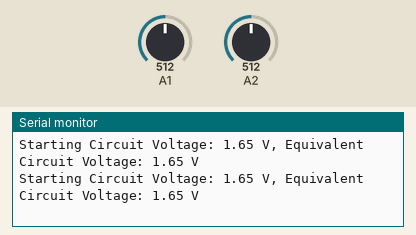
Recording of a sketch running on a simulated Arduino Uno, built with avr-gcc and run on an emulated ATmega328P. Parts: the last lines printed to the serial monitor. The test bench sets the inputs (shaded band); at power-on: A1 = 512, A2 = 512.

Above: at 1.2 s.
1.3 s: A1 set to 716
At 1.9 s:
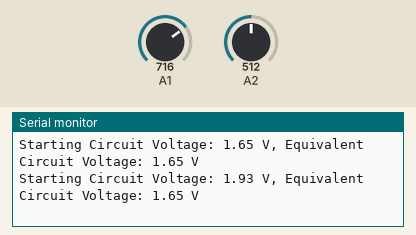
2.8 s: A2 set to 716
At 2.81 s:
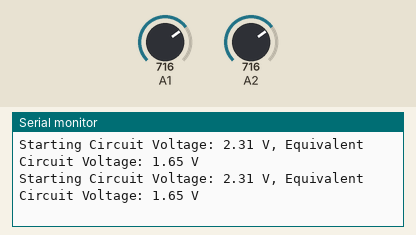
4.3 s: A1 set to 900
At 4.31 s:
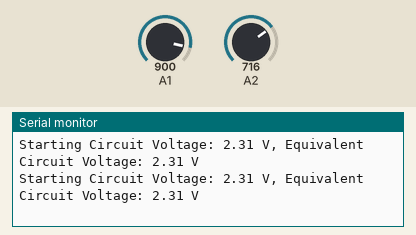
5.8 s: A2 set to 900
At 5.81 s:
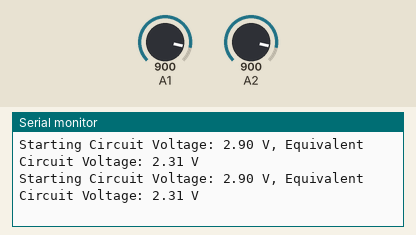
Timing chart, 0 to 8.3 s (numbered marks = the images above; inputs shaded):
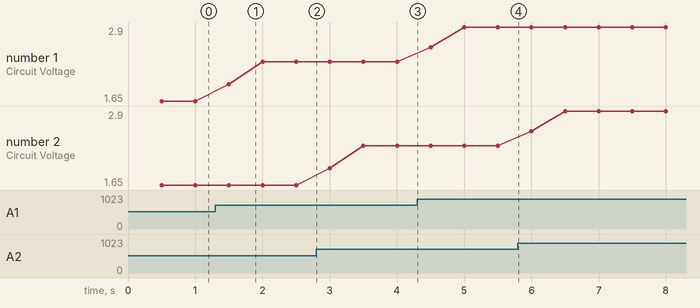

The sketch:

Lab8.ino
```cpp
unsigned long timer; // create a timer
//create arrays to hold the calculated voltage values
double circuitVoltage[50];
double theveninsVoltage[50];
double ammeterCurrent; //this will be for the calculated current
int loopCount = 0; // we will look 50 times and average the voltages for a more stable measurment
//setup
void setup()
{
analogReference( EXTERNAL );// Aref needs to be attached to 3.3 Volt.
timer = millis(); //initialize the timer to the current time
Serial.begin(9600); //open serial communications at a baud rate of 9600
//set up the analog pins as inputs
pinMode( A1, INPUT );
pinMode( A2, INPUT );
}// end setup
//main loop
void loop()
{
//if 10 ms has passed we calculate the voltages based on ADC values
if ( millis() - timer >= 10 )
{
circuitVoltage[loopCount] = 3.3 * analogRead(A1) / 1024; //Voltmeter Voltage
theveninsVoltage[loopCount] = 3.3 * analogRead(A2) / 1024; //Voltmeter Voltage
loopCount++;//increment our loop counter
//if we have looped 50 times we will average out voltages across all 50 values and display the average.
if ( loopCount >= 50 )
{
loopCount = 0;// reset the loop count
//print out the results to the serial monitor
Serial.print("Starting Circuit Voltage: ");
Serial.print(average(circuitVoltage));
Serial.print(" V, Equivalent Circuit Voltage: ");
Serial.print(average(theveninsVoltage));
Serial.print(" V\n\r");
}//end if
timer += 10;//increment the timer
}//end if
}//end loop
//this function takes an array of 50 values and returns the average.
double average( double numbers[50] )
{
float sum = 0; // initialize a summing variable
//add up all the voltage values
for ( int i = 0; i < 50; i++ )
{
sum += numbers[i];
}//end for
return sum / 50;// return the average value
}//end function
```

Measured:
- after the input at 1.3 s, the serial monitor: prints a new line after 0.20 s (image 1)
- plotted number 1: 1.65 → 2.31 after the input at 1.3 s, 2.31 → 2.9 after the input at 4.3 s
